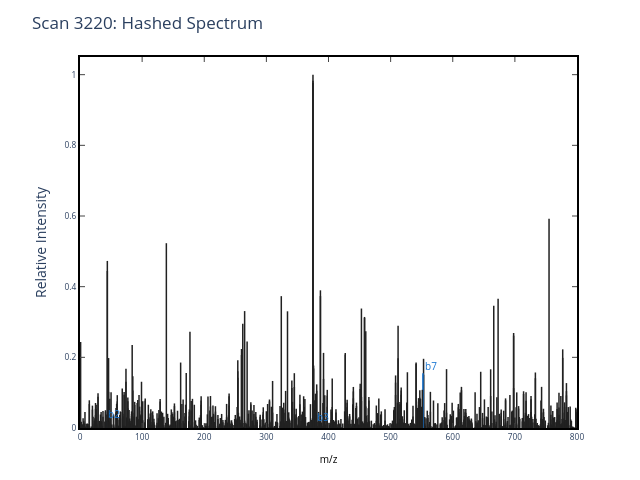

Write notebook code for a chart like this one.
### Code cell
def hasher(num: int) -> int:
    """
    Hash function that maps sparse indices to a fixed number of buckets.

    Input: Large sparse index (e.g., 12910)
    Output: Small bucket index (0 to 999)
    """
    # Convert integer to bytes for hashing (rapidhash expects byte input)
    byte_representation = int(num).to_bytes(8, 'little')
    # Hash and mod to get bucket index in range [0, hash_buckets-1]
    return rapidhash(byte_representation) % HASH_BUCKETS

# Set-up
hashed_mz = []
hashed_intensity = []
hash_vector = [0] * HASH_BUCKETS
mz_intensity_map = {}
for i, mz in enumerate(scan_3220.mz):
    mz_intensity_map[to_idx(mz)] = scan_3220.intensity[i]

# Hash the mz and add the intensities as we go
for sparse_idx, intensity in mz_intensity_map.items():
    bucket_idx = hasher(sparse_idx)
    hash_vector[bucket_idx] += intensity
    hashed_mz.append(bucket_idx)
    hashed_intensity.append(hash_vector[bucket_idx])

# Update the hashed mz and intensities
scan_3220.hashed_mz = hashed_mz
scan_3220.hashed_intensity = hashed_intensity

# Create a hashed_spectrum SWT object for plotting purposes only
hashed_spectrum = get_SWT_object(
    mzml_path=demo_mzml_path,
    scan_number = 3220,
    full_sequence = 'SSHHWGYGK')
for i in range (len(hashed_spectrum.mz)):
    hashed_spectrum.mz[i] = scan_3220.hashed_mz[i] #Re-writing the mz_array with the hashed mz values
    hashed_spectrum.intensity[i] = scan_3220.hashed_intensity[i] #Re-writing the intensity_array with the summed intensity values

# Plot the hashed spectrum
plot_MS2(hashed_spectrum, 'Scan 3220: Hashed Spectrum')
